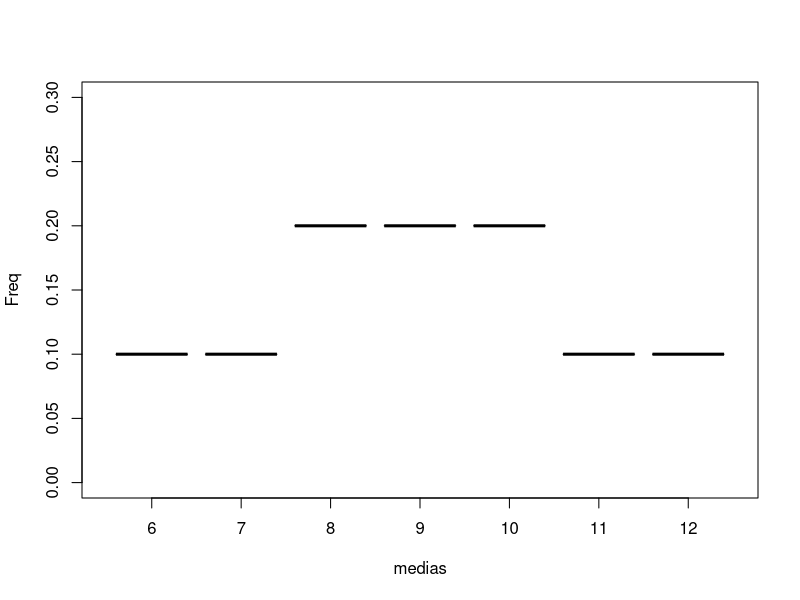
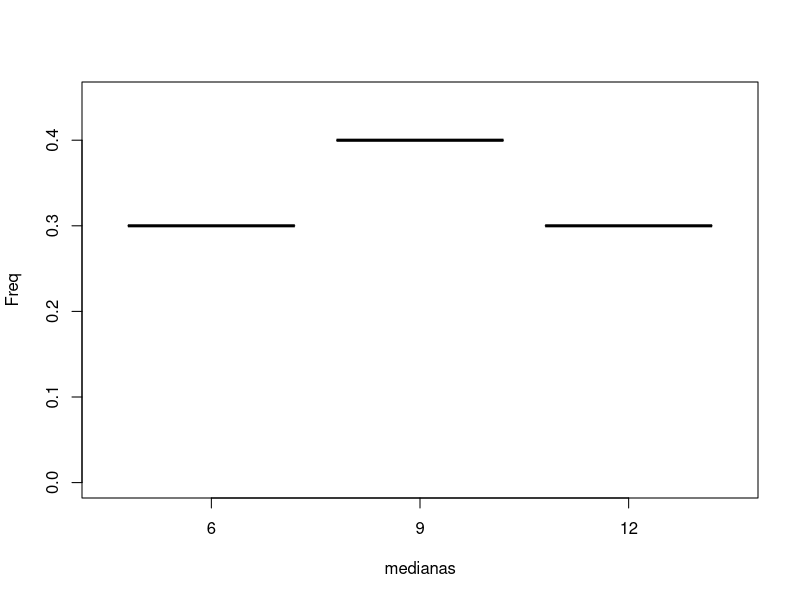

Reproduce these figures in R, in order.
## ---- chunk 1
poblacion <- c(3,6,9,12,15)

muestras <- t(combn(poblacion, 3, sample))

medias <- rowMeans(muestras)
medianas <- apply(muestras, 1, median)
## ---- chunk 2
dfMedias <- as.data.frame(table(medias)/length(medias))
head(dfMedias)

# frecAbs de medianas
dfMedianas <- as.data.frame(table(medianas)/length(medianas))
head(dfMedianas)
## ---- chunk 3
plot(dfMedias, ylim = c(0, .3), str = 3)
## ---- chunk 4
plot(dfMedianas, ylim = c(0, .45), str = 3)
## ---- chunk 5

x <- 1:15

set.seed(2021)

muestras <- list()

for (i in 1:350) {
  muestras[[i]] <- sample(x, 5)
}

muestras <- do.call(rbind, muestras)

muestras <- unique(muestras)

mediasMuestrales <- rowMeans(muestras)

medianasMuestrales <- apply(muestras, 2, median)
